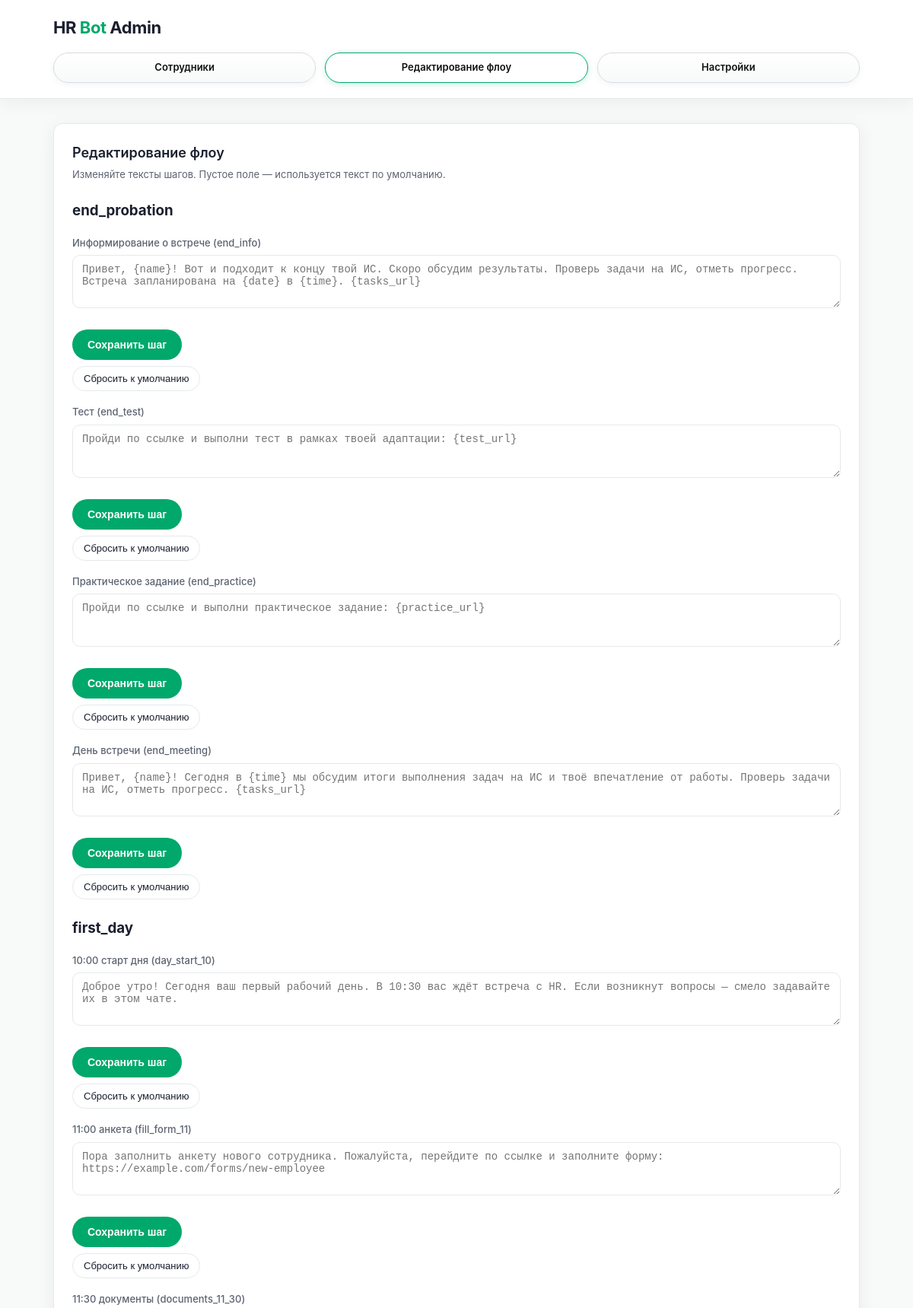
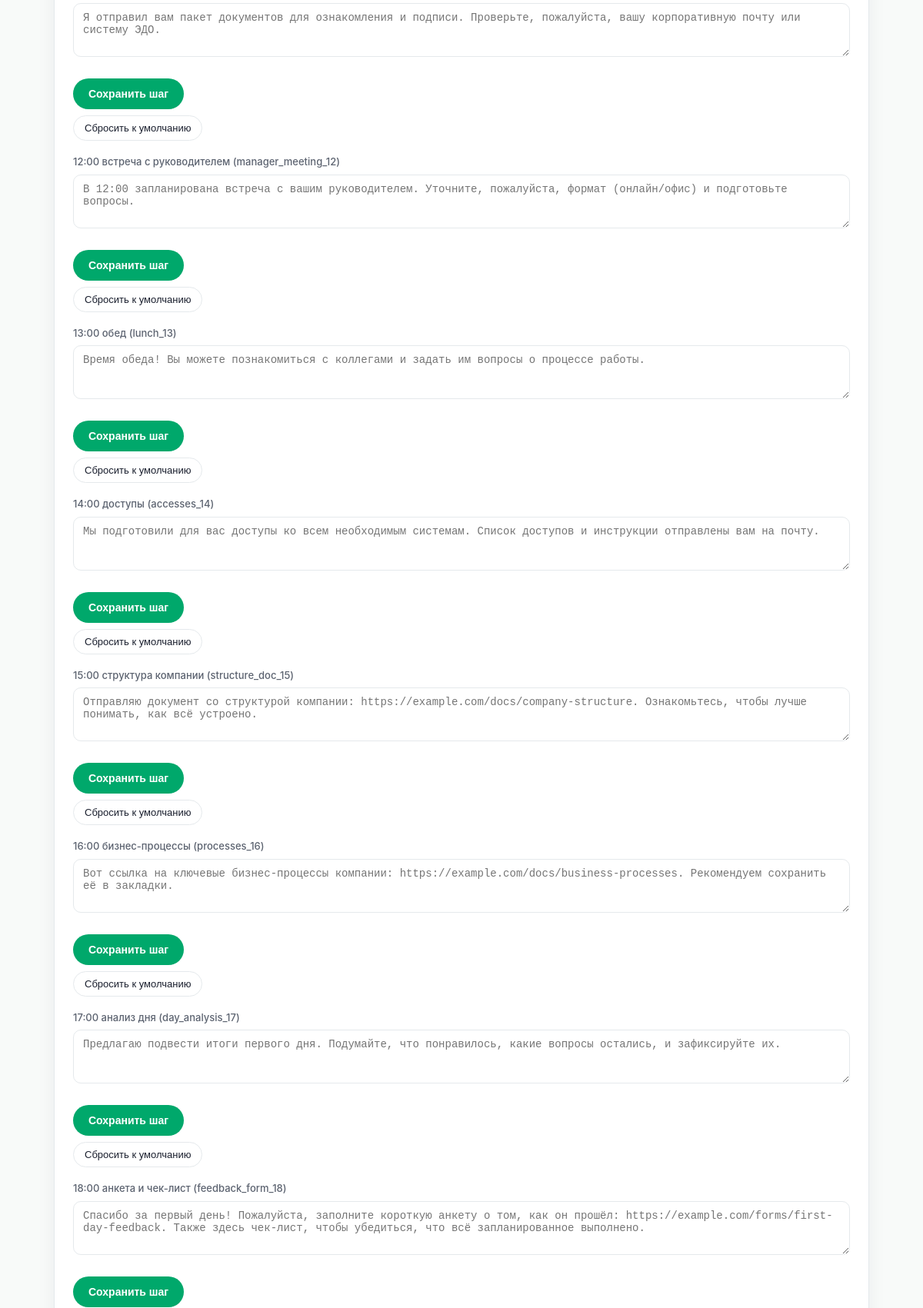
The page /flows (upper part) on the database its author committed (2 pictures, top to bottom).
### app/models.py (models this page shows)
class FlowStepTemplate(Base):
    __tablename__ = "flow_step_templates"
    id: Mapped[int] = mapped_column(Integer, primary_key=True, index=True)
    flow_key: Mapped[str] = mapped_column(String(64), nullable=False, index=True)
    step_key: Mapped[str] = mapped_column(String(128), nullable=False, index=True)
    step_title: Mapped[str] = mapped_column(String(255), nullable=False)
    sort_order: Mapped[int] = mapped_column(Integer, nullable=False, default=0)
    default_text: Mapped[str] = mapped_column(String(4096), nullable=False)
    custom_text: Mapped[Optional[str]] = mapped_column(String(4096), nullable=True)

### app/main.py (the view)
@app.get("/flows")
def flows_page(request: Request, db: Session = Depends(get_db)):
    flow_steps = db.query(FlowStepTemplate).order_by(FlowStepTemplate.flow_key, FlowStepTemplate.sort_order).all()
    return templates.TemplateResponse(
        "flows.html",
        {
            "request": request,
            "active_tab": "flows",
            "flow_steps": flow_steps,
        },
    )

### app/templates/flows.html
{% extends "base.html" %}
{% block content %}
<div class="card">
    <h2>Редактирование флоу</h2>
    <p class="muted">Изменяйте тексты шагов. Пустое поле — используется текст по умолчанию.</p>
    {% for group in flow_steps|groupby("flow_key") %}
        <h3 style="margin-top: 24px;">{{ group.grouper }}</h3>
        {% for step in group.list %}
            <form method="post" action="/flows/{{ step.id }}" class="form" style="margin-bottom: 16px;">
                <label class="field">
                    <span>{{ step.step_title }} ({{ step.step_key }})</span>
                    <textarea name="custom_text" rows="3" placeholder="{{ step.default_text }}">{{ step.custom_text or '' }}</textarea>
                </label>
                <div class="form-actions">
                    <button type="submit" class="btn-primary">Сохранить шаг</button>
                </div>
            </form>
            <form method="post" action="/flows/{{ step.id }}/reset" style="margin-top: -8px; margin-bottom: 18px;">
                <button type="submit" class="btn-secondary">Сбросить к умолчанию</button>
            </form>
        {% endfor %}
    {% endfor %}
</div>
{% endblock %}

### app/static/styles.css (style rules this page uses)
*, *::before, *::after { box-sizing: border-box; }
:root { --bg-page: #f8faf9; --bg-card: #ffffff; --text: #1a1f2e; --text-muted: #5c6370; --accent: #00a86b; --accent-hover: #008f5a; --accent-light: rgba(0, 168, 107, 0.12); --border: #e5e9ec; --shadow: 0 4px 24px rgba(26, 31, 46, 0.06); --radius: 12px; --radius-btn: 999px; }
body { margin: 0; font-family: "Inter", system-ui, -apple-system, BlinkMacSystemFont, "Segoe UI", sans-serif; background: var(--bg-page); color: var(--text); line-height: 1.5; }
.card { background: var(--bg-card); border-radius: var(--radius); padding: 24px; border: 1px solid var(--border); box-shadow: var(--shadow); }
.card h2 { margin-top: 0; margin-bottom: 6px; font-size: 18px; font-weight: 600; color: var(--text); }
.muted { margin-top: 0; margin-bottom: 18px; font-size: 13px; color: var(--text-muted); }
.form { display: flex; flex-direction: column; gap: 14px; }
.field { display: flex; flex-direction: column; gap: 6px; font-size: 13px; }
.field span { color: var(--text-muted); font-weight: 500; }
input[type="text"], input[type="date"], input[type="datetime-local"], input[type="file"], select, textarea { border-radius: 10px; border: 1px solid var(--border); padding: 10px 12px; background: var(--bg-card); color: var(--text); font-size: 14px; transition: border-color 0.2s, box-shadow 0.2s; }
.btn-primary { margin-top: 6px; border-radius: var(--radius-btn); border: none; padding: 12px 20px; background: var(--accent); color: #fff; font-weight: 600; font-size: 14px; cursor: pointer; transition: background 0.2s, transform 0.1s; }
.btn-secondary { display: inline-block; border-radius: var(--radius-btn); border: 1px solid var(--border); padding: 8px 14px; background: var(--bg-card); color: var(--text); font-size: 13px; font-weight: 500; text-decoration: none; cursor: pointer; transition: border-color 0.2s, color 0.2s, background 0.2s; }
.form-actions { display: flex; gap: 12px; align-items: center; margin-top: 8px; }

### rows shown on the page
FlowStepTemplate: grouper "end_probation", step_title "Информирование о встрече", step_key "end_info", custom_text "Привет, {name}! Вот и подходит к концу твой ИС. Скоро обсудим результаты. Проверь задачи на ИС, отметь прогресс. Встреча запланирована на {date} в {time}. {tasks_url}"
FlowStepTemplate: step_title "Тест", step_key "end_test", custom_text "Пройди по ссылке и выполни тест в рамках твоей адаптации: {test_url}"
FlowStepTemplate: step_title "Практическое задание", step_key "end_practice", custom_text "Пройди по ссылке и выполни практическое задание: {practice_url}"
FlowStepTemplate: step_title "День встречи", step_key "end_meeting", custom_text "Привет, {name}! Сегодня в {time} мы обсудим итоги выполнения задач на ИС и твоё впечатление от работы. Проверь задачи на ИС, отметь прогресс. {tasks_url}"
FlowStepTemplate: grouper "first_day", step_title "10:00 старт дня", step_key "day_start_10", custom_text "Доброе утро! Сегодня ваш первый рабочий день. В 10:30 вас ждёт встреча с HR. Если возникнут вопросы — смело задавайте их в этом чате."
FlowStepTemplate: step_title "11:00 анкета", step_key "fill_form_11", custom_text "Пора заполнить анкету нового сотрудника. Пожалуйста, перейдите по ссылке и заполните форму: https://example.com/forms/new-employee"
FlowStepTemplate: step_title "11:30 документы", step_key "documents_11_30", custom_text "Я отправил вам пакет документов для ознакомления и подписи. Проверьте, пожалуйста, вашу корпоративную почту или систему ЭДО."
FlowStepTemplate: step_title "12:00 встреча с руководителем", step_key "manager_meeting_12", custom_text "В 12:00 запланирована встреча с вашим руководителем. Уточните, пожалуйста, формат (онлайн/офис) и подготовьте вопросы."
FlowStepTemplate: step_title "13:00 обед", step_key "lunch_13", custom_text "Время обеда! Вы можете познакомиться с коллегами и задать им вопросы о процессе работы."
FlowStepTemplate: step_title "14:00 доступы", step_key "accesses_14", custom_text "Мы подготовили для вас доступы ко всем необходимым системам. Список доступов и инструкции отправлены вам на почту."
FlowStepTemplate: step_title "15:00 структура компании", step_key "structure_doc_15", custom_text "Отправляю документ со структурой компании: https://example.com/docs/company-structure. Ознакомьтесь, чтобы лучше понимать, как всё устроено."
FlowStepTemplate: step_title "16:00 бизнес-процессы", step_key "processes_16", custom_text "Вот ссылка на ключевые бизнес‑процессы компании: https://example.com/docs/business-processes. Рекомендуем сохранить её в закладки."
FlowStepTemplate: step_title "17:00 анализ дня", step_key "day_analysis_17", custom_text "Предлагаю подвести итоги первого дня. Подумайте, что понравилось, какие вопросы остались, и зафиксируйте их."
FlowStepTemplate: step_title "18:00 анкета и чек-лист", step_key "feedback_form_18", custom_text "Спасибо за первый день! Пожалуйста, заполните короткую анкету о том, как он прошёл: https://example.com/forms/first-day-feedback. Также здесь чек‑лист, чтобы убедиться, что всё запланированное выполнено."
